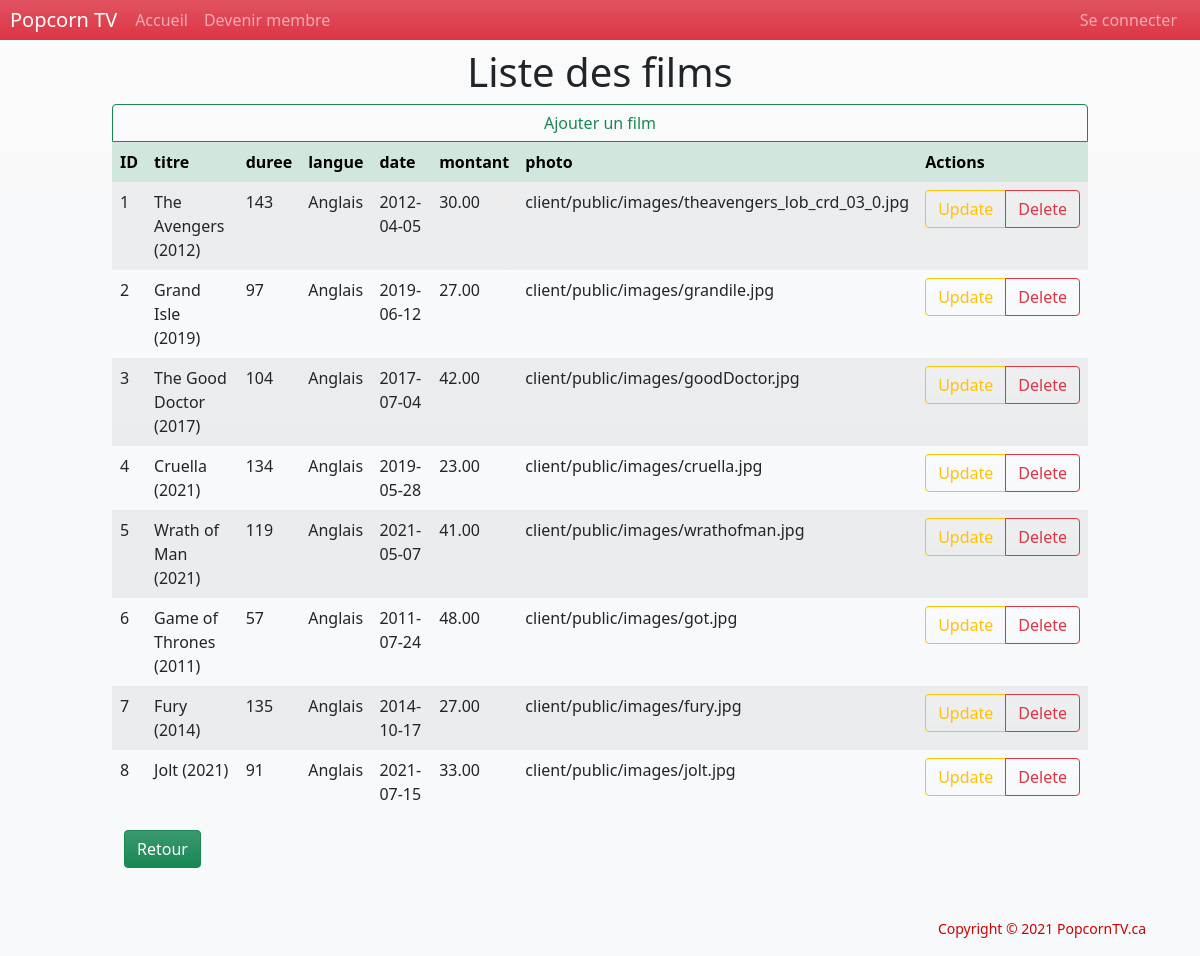
The app's page /server/pages/listerFilms.php with its own data.
### tables this page shows
CREATE TABLE `films` (
  `idFilm` int(11) NOT NULL,
  `titre` varchar(150) NOT NULL,
  `duree` int(11) NOT NULL,
  `langue` varchar(30) NOT NULL,
  `date` date NOT NULL,
  `montant` decimal(10,2) NOT NULL,
  `photo` varchar(500) NOT NULL,
  `description` text NOT NULL
);

### db/connexion.inc.php (called while the page is built, shortened)
<?php
    $host = 'localhost';
    $db = 'e21bdfilms';
    $user = 'root';
    $pass = '';
    $chartset = 'utf8mb4';
    $dsn = "mysql:host=$host;dbname=$db;chartset=$chartset";
    try {
        $pdo =new PDO($dsn, $user, $pass);
        $pdo -> setAttribute(PDO::ATTR_ERRMODE, PDO::ERRMODE_EXCEPTION);
    } catch(PDOException $e) {
        throw new PDOException($e -> getMessage());
    }
    require_once 'crud.php';
    $crud = new crud($pdo);
?>

### db/crud.php (called while the page is built, shortened)
<?php
class crud
{
    private $db;
    public function __construct($conn)
    {
        $this->db = $conn;
    }
    public function getMovies() {
        try {
            $sql = "SELECT * FROM `films` f ";
            $result = $this->db->query($sql);
            return $result;
        } catch (PDOException $e) {
            echo $e->getMessage();
            return false;
        }
    }
}

### server/pages/listerFilms.php (the view, shortened to what this page needs)
<?php
include '../../includes/header.php';
require_once '../../db/connexion.inc.php';
$result = $crud->getMovies();
?>
<div id="contListMembre" class="container mt-5">
    <h1 class="h1 text-center">Liste des films</h2>
        <a id="btnAjouterFilm" class="btn btn-outline-success bg-gradient">Ajouter un film</a>
        <table class="table table-striped table-hover table-borderless">
            <thead class="table-success">
                <th scope="col">ID</th>
                <th scope="col">titre</th>
                <th scope="col">duree</th>
                <th scope="col">langue</th>
                <th scope="col">date</th>
                <th scope="col">montant</th>
                <th scope="col">photo</th>
                <th scope="col">Actions
                </th>
            </thead>
            <tbody>
                <?php
        while($r = $result->fetch(PDO::FETCH_ASSOC)) {
           ?>
                <tr>
                    <td><?php echo $r['idFilm']?></td>
                    <td><?php echo $r['titre']?></td>
                    <td><?php echo $r['duree']?></td>
                    <td><?php echo $r['langue']?></td>
                    <td><?php echo $r['date']?></td>
                    <td><?php echo $r['montant']?></td>
                    <td><?php echo $r['photo']?></td>
                    <td>
                        <div class="btn-group">
                            <a class="btn bg-gradient btn-outline-warning" data-bs-toggle="modal" data-bs-target="#updateFilmModal">Update</a>
                            <a class="btn bg-gradient btn-outline-danger">Delete</a>
                        </div>
                    </td>
                </tr>
                <?php } ?>
            </tbody>
        </table>
        <div class="container">
            <a id="btnRetour" class="btn btn-success bg-gradient" href="../../admin.php">Retour</a>
        </div>
</div>
<?php
include '../../includes/footer.php';
?>

### client/public/css/styles.css (style rules this page uses)
#contListMembre { max-width: 1000px; }
#btnAjouterFilm { width: 100%; border-bottom-left-radius: 0%; border-bottom-right-radius: 0%; }
#btnRetour { float: 50%; }

### records on screen
films: idFilm "1", titre "The Avengers (2012)", duree "143", langue "Anglais", date "2012-04-05", montant "30.00", photo "client/public/images/theavengers_lob_crd_03_0.jpg"
films: idFilm "2", titre "Grand Isle (2019)", duree "97", langue "Anglais", date "2019-06-12", montant "27.00", photo "client/public/images/grandile.jpg"
films: idFilm "3", titre "The Good Doctor (2017)", duree "104", langue "Anglais", date "2017-07-04", montant "42.00", photo "client/public/images/goodDoctor.jpg"
films: idFilm "4", titre "Cruella (2021)", duree "134", langue "Anglais", date "2019-05-28", montant "23.00", photo "client/public/images/cruella.jpg"
films: idFilm "5", titre "Wrath of Man (2021)", duree "119", langue "Anglais", date "2021-05-07", montant "41.00", photo "client/public/images/wrathofman.jpg"
films: idFilm "6", titre "Game of Thrones (2011)", duree "57", langue "Anglais", date "2011-07-24", montant "48.00", photo "client/public/images/got.jpg"
films: idFilm "7", titre "Fury (2014)", duree "135", langue "Anglais", date "2014-10-17", montant "27.00", photo "client/public/images/fury.jpg"
films: idFilm "8", titre "Jolt (2021)", duree "91", langue "Anglais", date "2021-07-15", montant "33.00", photo "client/public/images/jolt.jpg"
